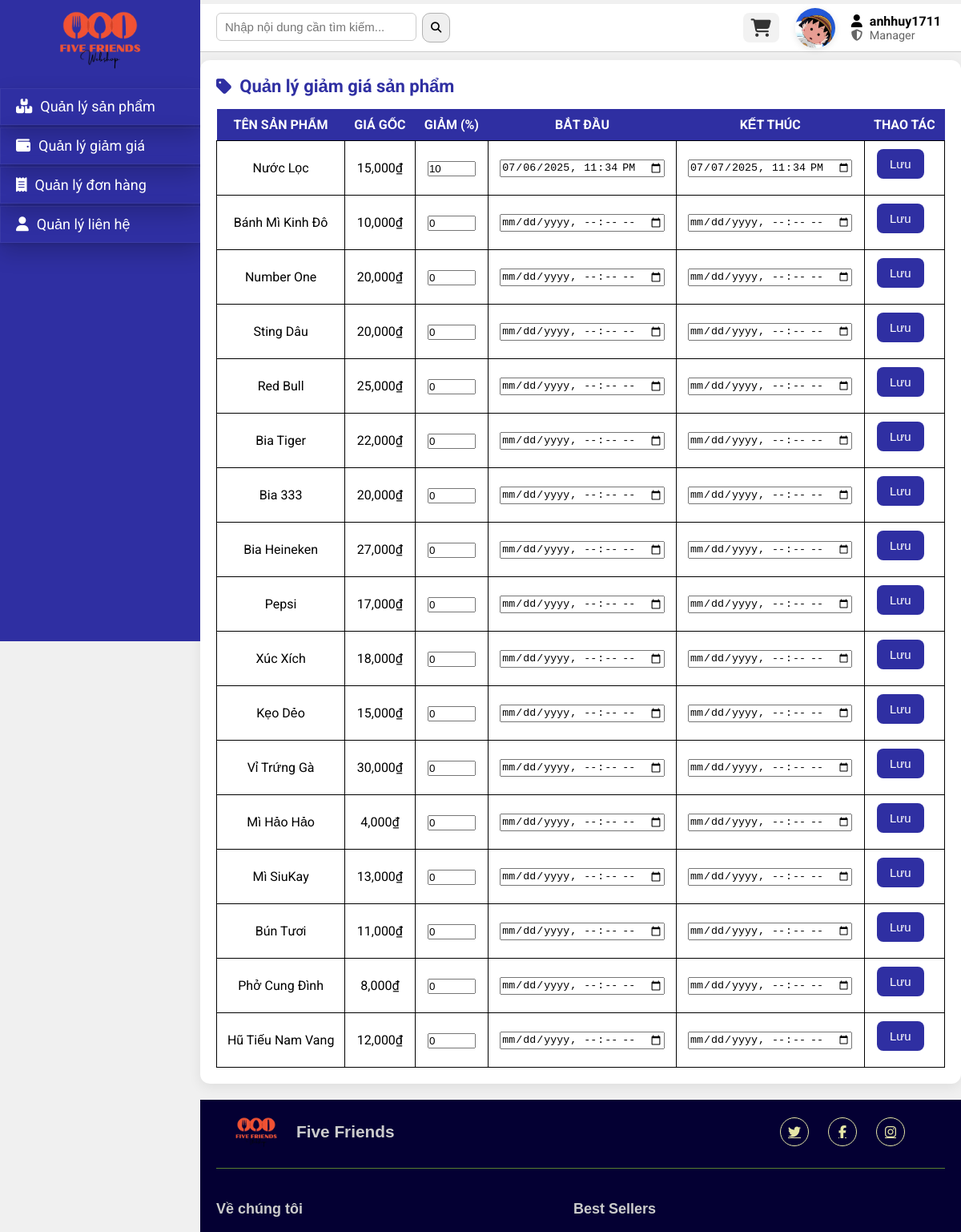
The app's page /layoutmanager/quanlygiamgia.php (signed in, upper part), older data.
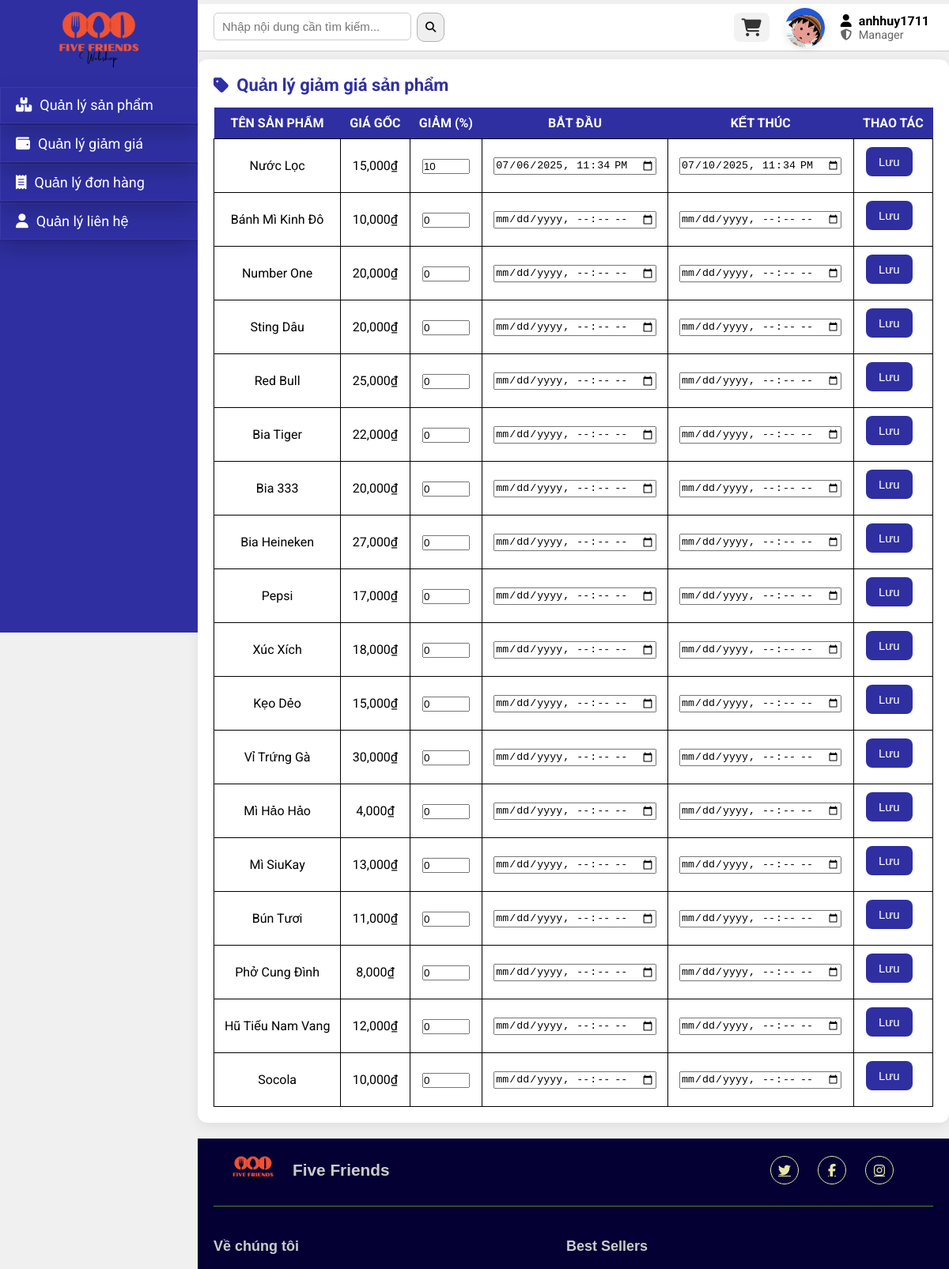
The same page, newer data.
### tables this page shows
CREATE TABLE `discount` (
  `idDiscount` int NOT NULL,
  `idSanPham` int NOT NULL,
  `phanTram` int NOT NULL,
  `time_Start` datetime NOT NULL,
  `time_End` datetime NOT NULL
);

CREATE TABLE `sanpham` (
  `idSanPham` int NOT NULL,
  `tenSanPham` varchar(255) NOT NULL,
  `loaiSanPham` enum('Đồ Ăn','Nước Uống') NOT NULL,
  `tonKho` int DEFAULT NULL,
  `gia` double NOT NULL,
  `hinhanh` varchar(255) NOT NULL
);

### layoutmanager/quanlygiamgia.php (the view, shortened to what this page needs)
<!DOCTYPE html>
<html lang="vi">
<head>
  <link rel="stylesheet" href="../assets/css/style.css">
  <link rel="stylesheet" href="../assets/css/manager.css">
  <link rel="stylesheet" href="https://cdnjs.cloudflare.com/ajax/libs/font-awesome/6.6.0/css/all.min.css" />
</head>
<body>
<?php include("include/left-menu.php");
include("../connect.php");
?>
<div id="main">
  <?php include("include/navbar.php"); ?>
  <div id="main-content">
    <h3><i class="fa-solid fa-tag"></i> Quản lý giảm giá sản phẩm</h3>
    <table id="bangGiamGia">
      <thead>
        <tr>
          <th>Tên sản phẩm</th>
          <th>Giá gốc</th>
          <th>Giảm (%)</th>
          <th>Bắt đầu</th>
          <th>Kết thúc</th>
          <th>Thao tác</th>
        </tr>
      </thead>
      <tbody>
        <?php
        $result = $link->query("SELECT sp.*, d.phantram, d.time_Start, d.time_End
                                FROM sanpham sp
                                LEFT JOIN discount d ON sp.idSanPham = d.idSanPham");
        while ($row = $result->fetch_assoc()): ?>
          <tr>
            <form method="POST" action="xuly/xulygiamgia.php">
              <td><?= htmlspecialchars($row['tenSanPham']) ?></td>
              <td><?= number_format($row['gia']) ?>₫</td>
              <td>
                <input type="number" name="phantram" value="<?= $row['phantram'] ?? 0 ?>" min="0" max="100" />
              </td>
              <td>
                <input type="datetime-local" name="time_Start"
                       value="<?= isset($row['time_Start']) ? date('Y-m-d\TH:i', strtotime($row['time_Start'])) : '' ?>">
              </td>
              <td>
                <input type="datetime-local" name="time_End"
                       value="<?= isset($row['time_End']) ? date('Y-m-d\TH:i', strtotime($row['time_End'])) : '' ?>">
              </td>
              <td><button type="submit">Lưu</button></td>
            </form>
          </tr>
        <?php endwhile; ?>
      </tbody>
    </table>
  </div>
  <?php include("include/footer.php"); ?>
</div>
</body>
</html>

Row changes from the older to the newer data that the page shows:
changed discount "Nước Lọc": time_End "07/07/2025 23:34" → "07/10/2025 23:34"
added sanpham: tenSanPham "Socola", gia "10,000", phantram "0"
